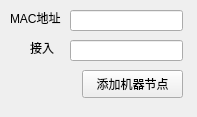
<?xml version="1.0" encoding="UTF-8"?>
<ui version="4.0">
 <class>addMachineWin</class>
 <widget class="QWidget" name="addMachineWin">
  <property name="geometry">
   <rect>
    <x>0</x>
    <y>0</y>
    <width>197</width>
    <height>117</height>
   </rect>
  </property>
  <property name="windowTitle">
   <string>Form</string>
  </property>
  <widget class="QLineEdit" name="macEdit">
   <property name="geometry">
    <rect>
     <x>70</x>
     <y>10</y>
     <width>113</width>
     <height>21</height>
    </rect>
   </property>
  </widget>
  <widget class="QLineEdit" name="linkEdit">
   <property name="geometry">
    <rect>
     <x>70</x>
     <y>40</y>
     <width>113</width>
     <height>21</height>
    </rect>
   </property>
   <property name="text">
    <string/>
   </property>
  </widget>
  <widget class="QLabel" name="label">
   <property name="geometry">
    <rect>
     <x>10</x>
     <y>10</y>
     <width>72</width>
     <height>15</height>
    </rect>
   </property>
   <property name="text">
    <string>MAC地址</string>
   </property>
  </widget>
  <widget class="QLabel" name="label_2">
   <property name="geometry">
    <rect>
     <x>30</x>
     <y>40</y>
     <width>72</width>
     <height>15</height>
    </rect>
   </property>
   <property name="text">
    <string>接入</string>
   </property>
  </widget>
  <widget class="QPushButton" name="addBtn">
   <property name="geometry">
    <rect>
     <x>82</x>
     <y>70</y>
     <width>101</width>
     <height>28</height>
    </rect>
   </property>
   <property name="text">
    <string>添加机器节点</string>
   </property>
  </widget>
 </widget>
 <resources/>
 <connections/>
</ui>
